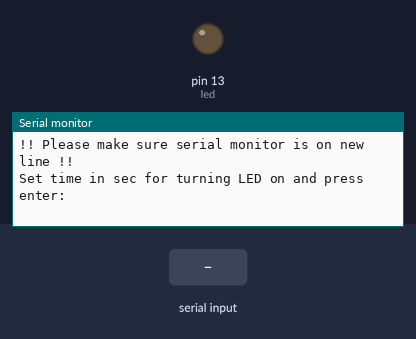
The sketch below on a simulated Arduino Uno, built with avr-gcc and run on an emulated ATmega328P. Shown: output pins drawn as LEDs (lit = HIGH), the last lines printed to the serial monitor. The inputs (shaded band) are chosen by the test bench.

Above: at 1.2 s.
1.3 s: "90,45\n" received over Serial
At 2.2 s:
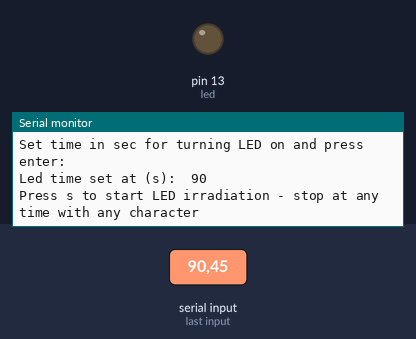
2.8 s: "30,150\n" received over Serial
At 3.8 s:
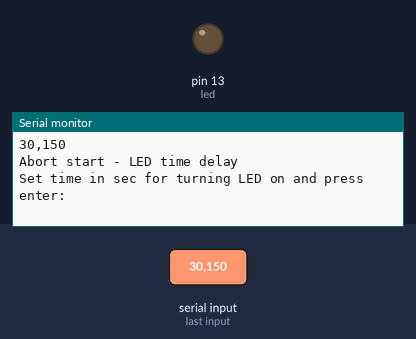
4.3 s: "0\n" received over Serial
At 4.37 s:
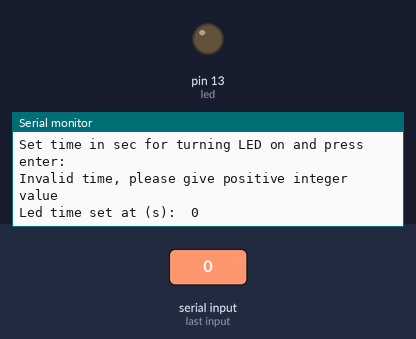

Measured:
- after the input at 1.3 s, the serial monitor: prints a new line at once (image 1)
- after the input at 2.8 s, the serial monitor: prints a new line at once (image 2)
- after the input at 4.3 s, the serial monitor: prints a new line at once (image 3)

The sketch:

UV-Led-control.ino
```cpp
#include <millisDelay.h>

/* This code reads serial monitor input to control the UV-LED in a simple and timed way,
 * written by Vincent Breukels (November 2018) using two sources given below. It requires the millisDelay
 * library, a convience library written around the millis Arduino statement.
 *
 * This code is not warranted to be fit for any purpose. You may only use it at your own risk.
 * This generated code may be freely used for both private and commercial use
 * provided this copyright is maintained, as well as the copyright of others described below.
 *
 *
 * For the delays involving millisDelay I used the examples in the library as basis. The copyright is:
 *
 * (c)2018 Forward Computing and Control Pty. Ltd.
 * NSW Australia, www.forward.com.au
 * This code is not warranted to be fit for any purpose. You may only use it at your own risk.
 * This generated code may be freely used for both private and commercial use
 * provided this copyright is maintained.
 *
 *
 * For the serial monitor reading I used the examples found on the arduino forum:
 *
 * http://forum.arduino.cc/index.php?topic=396450 (retreived 20 November 2018)
 * from a forum member called Robin2. No copyright statement was found in her/his examples
 */


int led = 13;
// Pin 13 has an LED connected on most Arduino boards.
// if using Arduino IDE 1.5 or above you can use pre-defined
// LED_BUILTIN  instead of 'led'
//

// Unlike the examples from millisDelay, we want a variable delayTime, that can be set from monitor
unsigned long delayTime =  0; // start with 0 - means light will not turn on
unsigned long dataNumber = 0; // is the obtained time when asked at serial monitor

const unsigned long printDelayTime = 2000; // the rep time of the print timer statement in ms (2sec)

millisDelay printDelay; // the print delay object
millisDelay ledDelay;   // the delay object

// we need some more consts and variables for the reading of serial and asking the right question through serial
const byte numChars = 32;
char receivedChars[numChars];   // an array to store the received data
boolean newData = false;
boolean askedForDelayTime = false;
boolean askedForStart = false;

// the setup routine runs once when you press reset:
void setup() {
  // initialize the digital pin as an output.
  Serial.begin(9600);
  Serial.println("!! Please make sure serial monitor is on new line !!");
  Serial.println("");
  pinMode(led, OUTPUT);
  digitalWrite(led, LOW);
}

// The main loop
void loop() {
    recvWithEndMarker();
    if (delayTime == 0){
        askForDelayTime();
        showNewNumber();
      }
    else {
        askForStart();
        mainFunction();
      }

}

// function for correct serial reading of characters
void recvWithEndMarker() {
    static byte ndx = 0;
    char endMarker = '\n';
    char rc;

    if (Serial.available() > 0) {
        rc = Serial.read();

        if (rc != endMarker) {
            receivedChars[ndx] = rc;
            ndx++;
            if (ndx >= numChars) {
                ndx = numChars - 1;
            }
        }
        else {
            receivedChars[ndx] = '\0'; // terminate the string
            ndx = 0;
            newData = true;
            //Serial.println(sizeof(receivedChars));
        }
    }
}

// function for converting received input into ledDelay time including conversion to milliseconds
void showNewNumber() {
    if (newData == true) {
        dataNumber = 0;             // new for this version
        dataNumber = atoi(receivedChars);   // new for this version
        if (dataNumber == 0) {
          Serial.println("Invalid time, please give positive integer value");

        }
        delayTime = dataNumber * 1000; //converting seconds to milliseconds
        Serial.print("Led time set at (s):  ");    // new for this version
        Serial.println(delayTime/1000);     // new for this version
        Serial.println("");
        newData = false;
        askedForDelayTime = false;
    }
}

// Function to ask for delay time - only once and only if we don't have a time yet
void askForDelayTime() {
  if (askedForDelayTime == false && delayTime == 0) {
    Serial.println("Set time in sec for turning LED on and press enter:");
    askedForDelayTime = true;
  }
}

// Function to ask for start - only once and only if we have a delay time
void askForStart() {
  if (askedForStart == false && delayTime != 0) {
    Serial.println("Press s to start LED irradiation - stop at any time with any character ");
    askedForStart = true;
  }
}

// Function for the real action
void mainFunction() {
    if (newData == true) {
      Serial.println(receivedChars);

      // Two options, s character for start, any other character to stop
      char compie[numChars];  // compie is the compare string array, with equal size for correct string comparison
      compie[0] = 's';        // s is the start character
      compie[1] = '\0';       // end character
      if (strcmp(receivedChars , compie) == 0){
        // This ensures you cannot start the timer if it is already running
        if (ledDelay.isRunning()){
          Serial.println("LED is already on");
        }
        else {
          ledDelay.start(delayTime);
          digitalWrite(led,HIGH);
          printDelay.start(printDelayTime);
        }
      }
      // Stop LED at request - set all variables back to initial
      else {
        if (ledDelay.isRunning()){
          digitalWrite(led,LOW);
          ledDelay.stop();
          Serial.println("Stopped LED irradiation");
          Serial.println("");
          askedForDelayTime = false;
          askedForStart = false;
          delayTime = 0;
          printDelay.stop();

        }
        // If sequence hadn't started, reset time delay and start over
        else {
          Serial.println("Abort start - LED time delay");
          Serial.println("");
          askedForDelayTime = false;
          askedForStart = false;
          delayTime = 0;
          printDelay.stop();


        }
      }
      newData = false;
    }
    // Once ledDelay is finished, turn down led - set all variables back to initial
    if (ledDelay.isFinished()){
      digitalWrite(led,LOW);
      Serial.println("Finished LED irradiation");
      Serial.println("");
      askedForDelayTime = false;
      askedForStart = false;
      delayTime = 0;
    }
    else {
      if (printDelay.isFinished() && ledDelay.isRunning()) {
        printDelay.repeat(); // for next print
        int c = 0;
        c = ledDelay.remaining() / 1000;
        Serial.print(" Time remaining (approximately):");
        Serial.print(c);
        Serial.println(" s");
      }
    }
}
```
